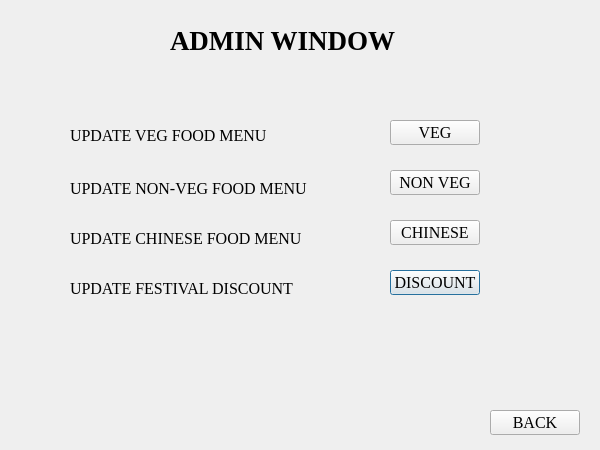
<?xml version="1.0" encoding="UTF-8"?>
<ui version="4.0">
 <class>adminDisplay</class>
 <widget class="QDialog" name="adminDisplay">
  <property name="geometry">
   <rect>
    <x>0</x>
    <y>0</y>
    <width>600</width>
    <height>450</height>
   </rect>
  </property>
  <property name="windowTitle">
   <string>Dialog</string>
  </property>
  <property name="styleSheet">
   <string notr="true">background-image: url(:/new/prefix1/backgr.PNG);</string>
  </property>
  <widget class="QPushButton" name="discount">
   <property name="geometry">
    <rect>
     <x>390</x>
     <y>270</y>
     <width>90</width>
     <height>25</height>
    </rect>
   </property>
   <property name="font">
    <font>
     <family>Times New Roman</family>
     <pointsize>12</pointsize>
    </font>
   </property>
   <property name="text">
    <string>DISCOUNT</string>
   </property>
  </widget>
  <widget class="QPushButton" name="pushButton_2">
   <property name="geometry">
    <rect>
     <x>390</x>
     <y>120</y>
     <width>90</width>
     <height>25</height>
    </rect>
   </property>
   <property name="font">
    <font>
     <family>Times New Roman</family>
     <pointsize>12</pointsize>
    </font>
   </property>
   <property name="text">
    <string>VEG</string>
   </property>
  </widget>
  <widget class="QPushButton" name="nonVeg">
   <property name="geometry">
    <rect>
     <x>390</x>
     <y>170</y>
     <width>90</width>
     <height>25</height>
    </rect>
   </property>
   <property name="font">
    <font>
     <family>Times New Roman</family>
     <pointsize>12</pointsize>
    </font>
   </property>
   <property name="text">
    <string>NON VEG</string>
   </property>
  </widget>
  <widget class="QPushButton" name="chinese">
   <property name="geometry">
    <rect>
     <x>390</x>
     <y>220</y>
     <width>90</width>
     <height>25</height>
    </rect>
   </property>
   <property name="font">
    <font>
     <family>Times New Roman</family>
     <pointsize>12</pointsize>
    </font>
   </property>
   <property name="text">
    <string>CHINESE</string>
   </property>
  </widget>
  <widget class="QPushButton" name="back">
   <property name="geometry">
    <rect>
     <x>490</x>
     <y>410</y>
     <width>90</width>
     <height>25</height>
    </rect>
   </property>
   <property name="font">
    <font>
     <family>Times New Roman</family>
     <pointsize>12</pointsize>
    </font>
   </property>
   <property name="text">
    <string>BACK</string>
   </property>
  </widget>
  <widget class="QLabel" name="label">
   <property name="geometry">
    <rect>
     <x>70</x>
     <y>120</y>
     <width>211</width>
     <height>31</height>
    </rect>
   </property>
   <property name="font">
    <font>
     <family>Times New Roman</family>
     <pointsize>12</pointsize>
    </font>
   </property>
   <property name="text">
    <string>UPDATE VEG FOOD MENU</string>
   </property>
  </widget>
  <widget class="QLabel" name="label_2">
   <property name="geometry">
    <rect>
     <x>170</x>
     <y>20</y>
     <width>251</width>
     <height>41</height>
    </rect>
   </property>
   <property name="font">
    <font>
     <family>Times New Roman</family>
     <pointsize>20</pointsize>
     <weight>75</weight>
     <bold>true</bold>
    </font>
   </property>
   <property name="text">
    <string>ADMIN WINDOW</string>
   </property>
  </widget>
  <widget class="QLabel" name="label_3">
   <property name="geometry">
    <rect>
     <x>70</x>
     <y>180</y>
     <width>251</width>
     <height>16</height>
    </rect>
   </property>
   <property name="font">
    <font>
     <family>Times New Roman</family>
     <pointsize>12</pointsize>
    </font>
   </property>
   <property name="text">
    <string>UPDATE NON-VEG FOOD MENU</string>
   </property>
  </widget>
  <widget class="QLabel" name="label_4">
   <property name="geometry">
    <rect>
     <x>70</x>
     <y>230</y>
     <width>241</width>
     <height>16</height>
    </rect>
   </property>
   <property name="font">
    <font>
     <family>Times New Roman</family>
     <pointsize>12</pointsize>
    </font>
   </property>
   <property name="text">
    <string>UPDATE CHINESE FOOD MENU</string>
   </property>
  </widget>
  <widget class="QLabel" name="label_5">
   <property name="geometry">
    <rect>
     <x>70</x>
     <y>280</y>
     <width>231</width>
     <height>16</height>
    </rect>
   </property>
   <property name="font">
    <font>
     <family>Times New Roman</family>
     <pointsize>12</pointsize>
    </font>
   </property>
   <property name="text">
    <string>UPDATE FESTIVAL DISCOUNT</string>
   </property>
  </widget>
 </widget>
 <resources/>
 <connections/>
</ui>
